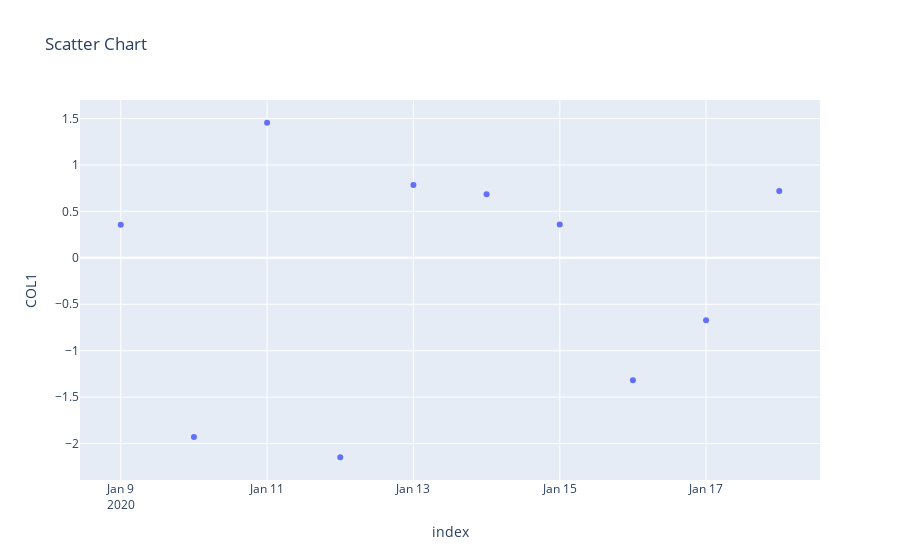

Notebook source saved alongside this figure:
### Code cell
# Scatter chart
fig = px.scatter(df, x=df.index, y='COL1', title='Scatter Chart') 
fig.show()

### Figure 1 — Plotly figure (JSON) as saved in the notebook; plotly's stock layout.template omitted (floating-point values rounded to 4 significant figures)
{"data": [{"hovertemplate": "index=%{x}<br>COL1=%{y}<extra></extra>", "legendgroup": "", "marker": {"color": "#636efa", "symbol": "circle"}, "mode": "markers", "name": "", "orientation": "v", "showlegend": false, "type": "scatter", "x": ["2020-01-09T00:00:00", "2020-01-10T00:00:00", "2020-01-11T00:00:00", "2020-01-12T00:00:00", "2020-01-13T00:00:00", "2020-01-14T00:00:00", "2020-01-15T00:00:00", "2020-01-16T00:00:00", "2020-01-17T00:00:00", "2020-01-18T00:00:00"], "xaxis": "x", "y": [0.3565, -1.929, 1.455, -2.148, 0.785, 0.6852, 0.36, -1.319, -0.6718, 0.7211], "yaxis": "y"}], "layout": {"legend": {"tracegroupgap": 0}, "title": {"text": "Scatter Chart"}, "xaxis": {"anchor": "y", "domain": [0, 1], "title": {"text": "index"}}, "yaxis": {"anchor": "x", "domain": [0, 1], "title": {"text": "COL1"}}}}
